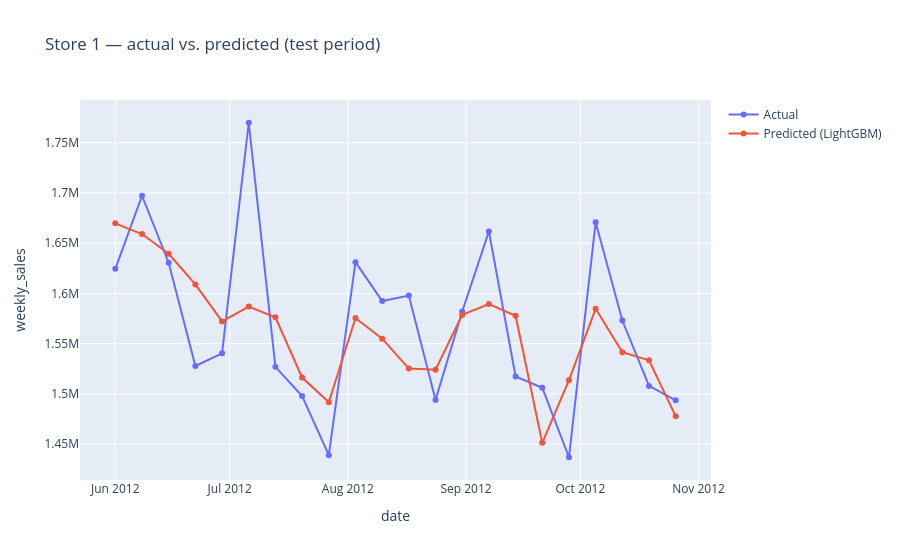

The code cell stored with this chart in its notebook:
### Markdown cell above
## 10. Best model — predictions vs. actuals

### Code cell
best_name = test_metrics["rmse"].idxmin()
best_pred = preds[best_name]
print(f"Best single model: {best_name}  (RMSE = {test_metrics.loc[best_name, 'rmse']:,.2f})")

test_results = test[["store", "date", "weekly_sales"]].copy()
test_results["predicted"] = best_pred

STORE = 1  # change to inspect another store
ts = test_results[test_results["store"] == STORE].sort_values("date")

fig = go.Figure()
fig.add_trace(go.Scatter(x=ts["date"], y=ts["weekly_sales"],
                         mode="lines+markers", name="Actual"))
fig.add_trace(go.Scatter(x=ts["date"], y=ts["predicted"],
                         mode="lines+markers", name=f"Predicted ({best_name})"))
fig.update_layout(title=f"Store {STORE} \u2014 actual vs. predicted (test period)",
                  xaxis_title="date", yaxis_title="weekly_sales",
                  hovermode="x unified")
fig.show()

### Figure 1 — Plotly figure (JSON) as saved in the notebook; plotly's stock layout.template omitted (floating-point values rounded to 4 significant figures)
{"data": [{"mode": "lines+markers", "name": "Actual", "type": "scatter", "x": ["2012-06-01T00:00:00", "2012-06-08T00:00:00", "2012-06-15T00:00:00", "2012-06-22T00:00:00", "2012-06-29T00:00:00", "2012-07-06T00:00:00", "2012-07-13T00:00:00", "2012-07-20T00:00:00", "2012-07-27T00:00:00", "2012-08-03T00:00:00", "2012-08-10T00:00:00", "2012-08-17T00:00:00", "2012-08-24T00:00:00", "2012-08-31T00:00:00", "2012-09-07T00:00:00", "2012-09-14T00:00:00", "2012-09-21T00:00:00", "2012-09-28T00:00:00", "2012-10-05T00:00:00", "2012-10-12T00:00:00", "2012-10-19T00:00:00", "2012-10-26T00:00:00"], "y": [1624000.0, 1697000.0, 1630607, 1528000.0, 1540000.0, 1770000.0, 1527000.0, 1498000.0, 1439000.0, 1631000.0, 1592000.0, 1598000.0, 1494000.0, 1582000.0, 1662000.0, 1517000.0, 1506000.0, 1437000.0, 1671000.0, 1573000.0, 1508000.0, 1494000.0]}, {"mode": "lines+markers", "name": "Predicted (LightGBM)", "type": "scatter", "x": ["2012-06-01T00:00:00", "2012-06-08T00:00:00", "2012-06-15T00:00:00", "2012-06-22T00:00:00", "2012-06-29T00:00:00", "2012-07-06T00:00:00", "2012-07-13T00:00:00", "2012-07-20T00:00:00", "2012-07-27T00:00:00", "2012-08-03T00:00:00", "2012-08-10T00:00:00", "2012-08-17T00:00:00", "2012-08-24T00:00:00", "2012-08-31T00:00:00", "2012-09-07T00:00:00", "2012-09-14T00:00:00", "2012-09-21T00:00:00", "2012-09-28T00:00:00", "2012-10-05T00:00:00", "2012-10-12T00:00:00", "2012-10-19T00:00:00", "2012-10-26T00:00:00"], "y": [1670000.0, 1659000.0, 1639000.0, 1609000.0, 1572000.0, 1587000.0, 1576000.0, 1516000.0, 1492000.0, 1576000.0, 1555000.0, 1525000.0, 1524000.0, 1579000.0, 1590000.0, 1578000.0, 1451000.0, 1514000.0, 1585000.0, 1542000.0, 1534000.0, 1478000.0]}], "layout": {"hovermode": "x unified", "title": {"text": "Store 1 — actual vs. predicted (test period)"}, "xaxis": {"title": {"text": "date"}}, "yaxis": {"title": {"text": "weekly_sales"}}}}
